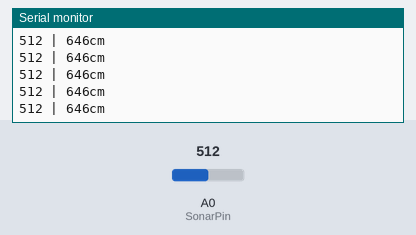
A sketch run on a simulated Arduino Uno, built with avr-gcc and run on an emulated ATmega328P. On the bench: the last lines printed to the serial monitor. Inputs (shaded band) come from the test bench; at power-on: A0 (SonarPin) = 512.

Above: at 1.2 s.
1.3 s: A0 (SonarPin) set to 716
At 1.73 s:
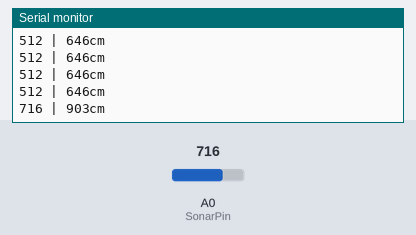
2.8 s: A0 (SonarPin) set to 900
At 2.99 s:
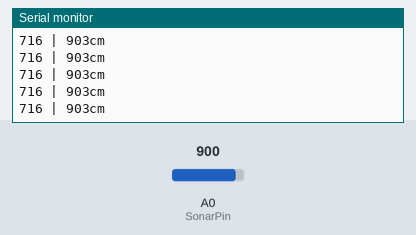
Timing chart, 0 to 5.8 s (numbered marks = the images above; inputs shaded):
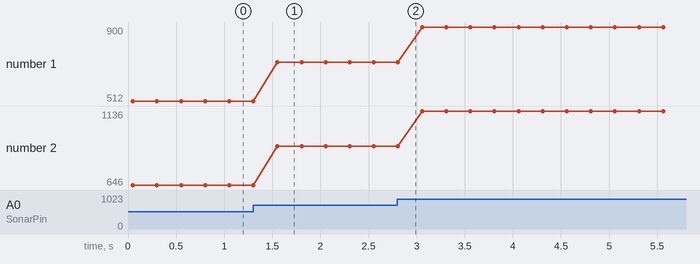

The sketch:

SimpleDistance.ino
```cpp
int SonarPin=A0;

void setup(){
  pinMode(SonarPin,INPUT);
  Serial.begin(9600);
}
void loop(){
  int sensorValue = analogRead(SonarPin);
  delay(50);
  int cm = (sensorValue * 0.497) * 2.54;

  Serial.print(sensorValue);
  Serial.print(" | ");
  Serial.print(cm);
  Serial.println("cm");

  delay(200);
}
```

Measured:
- after the input at 1.3 s, the serial monitor: prints a new line after 0.25 s (image 1)
- plotted number 1: 512 → 716 after the input at 1.3 s, 716 → 900 after the input at 2.8 s
- plotted number 2: 646 → 903 after the input at 1.3 s, 903 → 1136 after the input at 2.8 s
